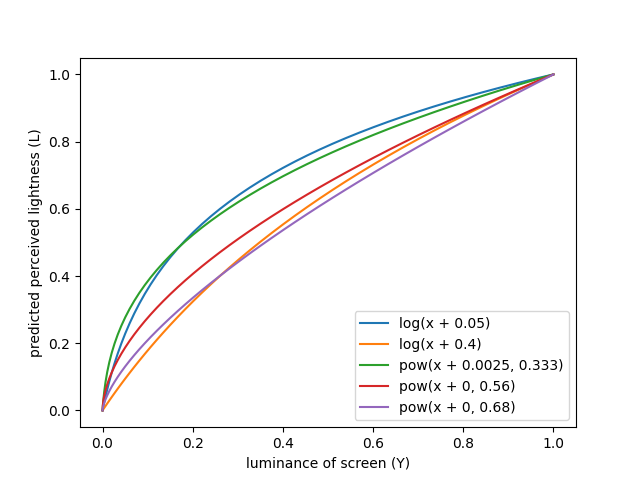

This chart was generated by the following Python code:
from matplotlib import pyplot as plt
import numpy as np


def norm(x, f):
	return (f(x) - f(0)) / (f(1) - f(0))


if __name__ == '__main__':
	plt.xlabel('luminance of screen (Y)')
	plt.ylabel('predicted perceived lightness (J)')

	x = np.linspace(0, 1) ** 2
	legend = []

	def weber(flare):
		plt.plot(x, norm(x, lambda y: np.log(y + flare)))
		legend.append(f'log(x + {flare})')

	def stevens(flare, alpha):
		plt.plot(x, norm(x, lambda y: (y + flare) ** alpha))
		legend.append(f'pow(x + {flare}, {alpha})')

	weber(0.05)
	weber(0.4)
	stevens(0.0025, 0.333)
	stevens(0, 0.56)
	stevens(0, 0.68)

	plt.legend(legend)
	plt.savefig('lightness_comparison.png')
